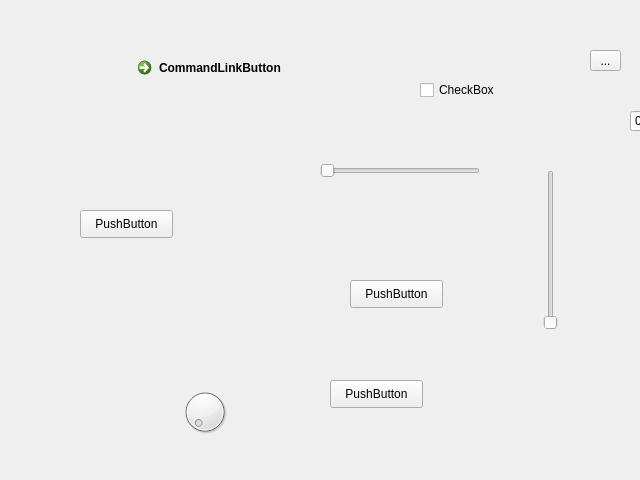
<?xml version="1.0" encoding="UTF-8"?>
<ui version="4.0">
 <class>EditorTextureSelector</class>
 <widget class="QMainWindow" name="EditorTextureSelector">
  <property name="geometry">
   <rect>
    <x>0</x>
    <y>0</y>
    <width>640</width>
    <height>480</height>
   </rect>
  </property>
  <property name="minimumSize">
   <size>
    <width>640</width>
    <height>480</height>
   </size>
  </property>
  <property name="maximumSize">
   <size>
    <width>2560</width>
    <height>1440</height>
   </size>
  </property>
  <property name="windowTitle">
   <string>Textures selector</string>
  </property>
  <property name="locale">
   <locale language="English" country="UnitedStates"/>
  </property>
  <widget class="QWidget" name="centralwidget">
   <widget class="QPushButton" name="pushButton">
    <property name="geometry">
     <rect>
      <x>80</x>
      <y>210</y>
      <width>93</width>
      <height>28</height>
     </rect>
    </property>
    <property name="text">
     <string>PushButton</string>
    </property>
   </widget>
   <widget class="QPushButton" name="pushButton_2">
    <property name="geometry">
     <rect>
      <x>350</x>
      <y>280</y>
      <width>93</width>
      <height>28</height>
     </rect>
    </property>
    <property name="text">
     <string>PushButton</string>
    </property>
   </widget>
   <widget class="QPushButton" name="pushButton_3">
    <property name="geometry">
     <rect>
      <x>330</x>
      <y>380</y>
      <width>93</width>
      <height>28</height>
     </rect>
    </property>
    <property name="text">
     <string>PushButton</string>
    </property>
   </widget>
   <widget class="QSlider" name="horizontalSlider">
    <property name="geometry">
     <rect>
      <x>320</x>
      <y>160</y>
      <width>160</width>
      <height>22</height>
     </rect>
    </property>
    <property name="orientation">
     <enum>Qt::Horizontal</enum>
    </property>
   </widget>
   <widget class="QSlider" name="verticalSlider">
    <property name="geometry">
     <rect>
      <x>540</x>
      <y>170</y>
      <width>22</width>
      <height>160</height>
     </rect>
    </property>
    <property name="orientation">
     <enum>Qt::Vertical</enum>
    </property>
   </widget>
   <widget class="QDial" name="dial">
    <property name="geometry">
     <rect>
      <x>180</x>
      <y>380</y>
      <width>50</width>
      <height>64</height>
     </rect>
    </property>
   </widget>
   <widget class="QLCDNumber" name="lcdNumber">
    <property name="geometry">
     <rect>
      <x>350</x>
      <y>500</y>
      <width>64</width>
      <height>23</height>
     </rect>
    </property>
    <property name="intValue" stdset="0">
     <number>1337</number>
    </property>
   </widget>
   <widget class="QTimeEdit" name="timeEdit">
    <property name="geometry">
     <rect>
      <x>630</x>
      <y>110</y>
      <width>118</width>
      <height>22</height>
     </rect>
    </property>
   </widget>
   <widget class="QCommandLinkButton" name="commandLinkButton">
    <property name="geometry">
     <rect>
      <x>130</x>
      <y>50</y>
      <width>222</width>
      <height>48</height>
     </rect>
    </property>
    <property name="text">
     <string>CommandLinkButton</string>
    </property>
   </widget>
   <widget class="QCheckBox" name="checkBox">
    <property name="geometry">
     <rect>
      <x>420</x>
      <y>80</y>
      <width>81</width>
      <height>20</height>
     </rect>
    </property>
    <property name="text">
     <string>CheckBox</string>
    </property>
   </widget>
   <widget class="QToolButton" name="toolButton">
    <property name="geometry">
     <rect>
      <x>590</x>
      <y>50</y>
      <width>31</width>
      <height>21</height>
     </rect>
    </property>
    <property name="text">
     <string>...</string>
    </property>
   </widget>
  </widget>
 </widget>
 <resources/>
 <connections/>
</ui>
